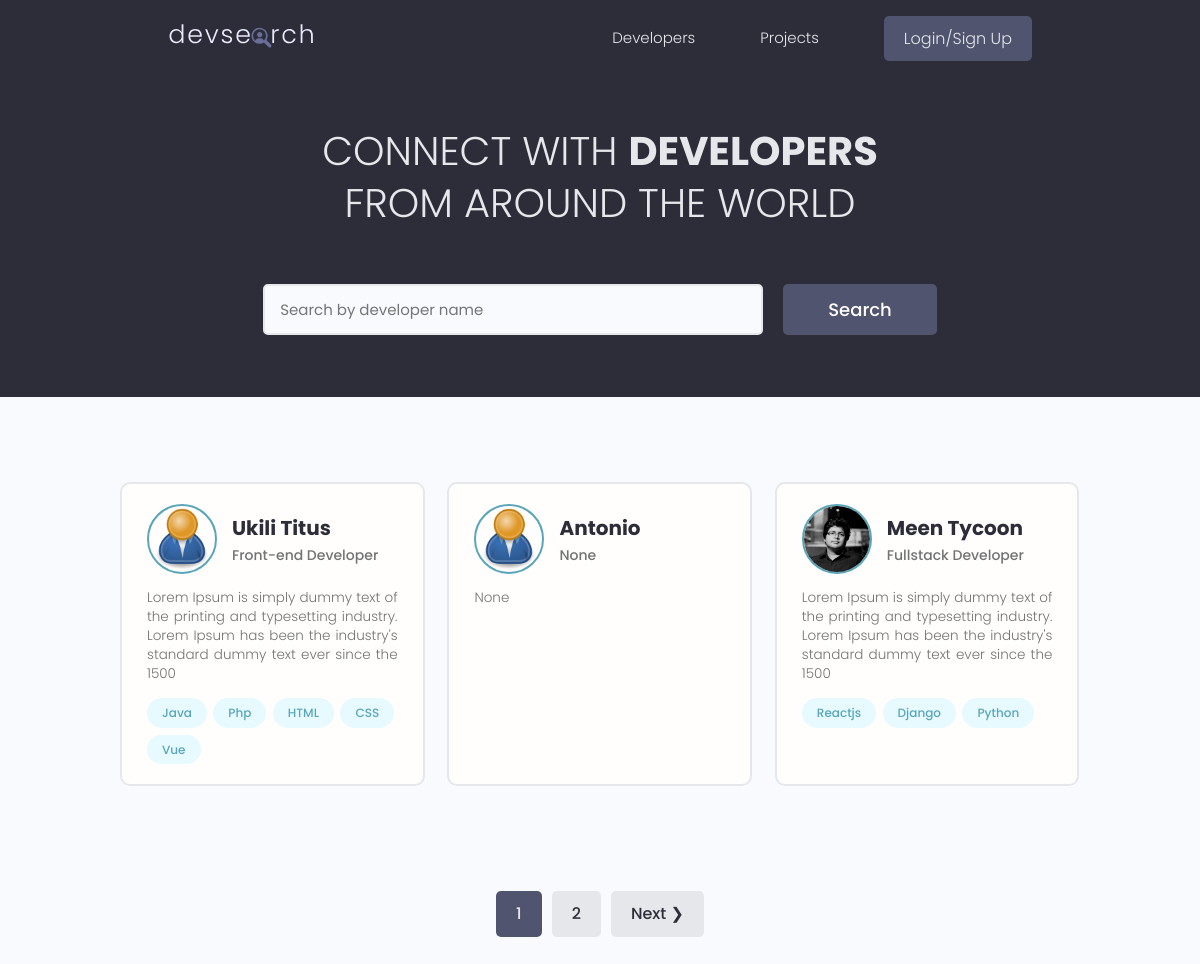
The page / on the database its author committed.
### users/models.py (models this page shows, shortened)
class Profile(models.Model):
    user = models.OneToOneField(User, on_delete=models.CASCADE, null=True, blank=True)
    name = models.CharField(max_length=200, null=True, blank=True)
    email = models.EmailField(max_length=500, null=True, blank=True)
    username = models.CharField(max_length=200, null=True, blank=True)
    location = models.CharField(max_length=200, null=True, blank=True)
    short_intro = models.CharField(max_length=200, null=True, blank=True)
    bio = models.TextField(null=True, blank=True)
    profile_image = models.ImageField(
        null=True,
        blank=True,
        upload_to="profiles/",
        default="profiles/user-default.png",
    )
    social_github = models.CharField(max_length=200, null=True, blank=True)
    social_twitter = models.CharField(max_length=200, null=True, blank=True)
    social_linkedin = models.CharField(max_length=200, null=True, blank=True)
    social_youtube = models.CharField(max_length=200, null=True, blank=True)
    social_website = models.CharField(max_length=200, null=True, blank=True)
    created = models.DateTimeField(auto_now_add=True)
    id = models.UUIDField(
        default=uuid.uuid4, unique=True, primary_key=True, editable=False
    )
    class Meta:
        ordering = ["username"]

class Skill(models.Model):
    owner = models.ForeignKey(Profile, on_delete=models.CASCADE, null=True, blank=True)
    name = models.CharField(max_length=200, null=True, blank=True)
    description = models.TextField(null=True, blank=True)
    created = models.DateTimeField(auto_now_add=True)
    id = models.UUIDField(
        default=uuid.uuid4, unique=True, primary_key=True, editable=False
    )
    def __str__(self):
        return f"{self.name}"

### users/views.py (the view)
# urls.py: path("", views.profiles, name="profiles"),
def profiles(request):
    profiles, search_query = search_profiles(request)
    custom_range, profiles = paginate_profiles(request, profiles, 3)
    context = {
        "profiles": profiles,
        "search_query": search_query,
        "custom_range": custom_range,
    }
    return render(request, "users/profiles.html", context)

### users/utils.py (called while the page is built)
def search_profiles(request):
    search_query = ""
    if request.GET.get("search_query"):
        search_query = request.GET.get("search_query")
    skills = Skill.objects.filter(name__icontains=search_query)
    profiles = Profile.objects.distinct().filter(
        Q(name__icontains=search_query)
        | Q(short_intro__icontains=search_query)
        | Q(skill__in=skills)
    )
    return profiles, search_query

def paginate_profiles(request, profiles, results):
    page = request.GET.get("page")
    paginator = Paginator(profiles, results)
    try:
        profiles = paginator.page(page)
    except PageNotAnInteger:
        page = 1
        profiles = paginator.page(page)
    except EmptyPage:
        page = paginator.num_pages
        profiles = paginator.page(page)
    left_index = int(page) - 4
    if left_index < 1:
        left_index = 1
    right_index = int(page) + 5
    if right_index > paginator.num_pages:
        right_index = paginator.num_pages + 1
    custom_range = range(left_index, right_index)
    return custom_range, profiles

### users/templates/users/profiles.html (shortened to what this page needs)
{% extends "base.html" %} {% block content %}
<main class="home">
  <section class="hero-section text-center">
    <div class="container container--narrow">
      <div class="hero-section__box">
        <h2>CONNECT WITH <span>DEVELOPERS</span></h2>
        <h2>FROM AROUND THE WORLD</h2>
      </div>
      <div class="hero-section__search">
        <form
          id="searchForm"
          class="form"
          action="{% url 'profiles' %}"
          method="get"
        >
          <div class="form__field">
            <input
              class="input input--text"
              id="formInput#search"
              type="text"
              name="search_query"
              value="{{search_query}}"
              placeholder="Search by developer name"
            />
          </div>
          <input class="btn btn--sub btn--lg" type="submit" value="Search" />
        </form>
      </div>
    </div>
  </section>
  <section class="devlist">
    <div class="container">
      <div class="grid grid--three">
        {% for profile in profiles %}
        <div class="column card">
          <div class="dev">
            <a href="{% url 'user-profile' profile.id %}" class="card__body">
              <div class="dev__profile">
                <img
                  class="avatar avatar--md"
                  src="{{profile.profile_image.url}}"
                  alt="image"
                />
                <div class="dev__meta">
                  <h3>{{profile.name}}</h3>
                  <h5>{{profile.short_intro|slice:"60"}}</h5>
                </div>
              </div>
              <p class="dev__info">{{profile.bio|slice:"150"}}</p>
              <div class="dev__skills">
                {% for skill in profile.skill_set.all|slice:"5" %}
                <span class="tag tag--pill tag--main">
                  <small>{{skill}}</small>
                </span>
                {% endfor %}
              </div>
            </a>
          </div>
        </div>
        {% endfor %}
      </div>
    </div>
  </section>
  {% include "pagination.html" with queryset=profiles custom_range=custom_range %}
</main>
{% endblock %}

### static/styles/app.css (style rules this page uses)
:root { --color-sub: #2d2d39; }
.btn--sub { background-color: var(--color-sub-light); }
.card { border: 2px solid var(--color-light); }
img { width: 100%; }
.hero-section { height: 40vh; display: flex; align-items: center; background-color: var(--color-sub); }
.hero-section__box { margin-bottom: 4rem; }
.hero-section__box > h2, .hero-section__box > h2 > span { font-size: 4rem; color: var(--color-light); line-height: 1.3; text-transform: uppercase; }
.hero-section__box > h2 { font-weight: 300; }
.hero-section__box > h2 > span { font-weight: 700; }
.hero-section__search > .form { display: flex; align-items: center; justify-content: center; gap: 2rem; }
.hero-section__search > .form input.input--text { width: 50rem; }
.devlist { margin-top: 8rem; }
.devlist .grid { align-items: stretch; }
.devlist .dev .dev__profile { display: flex; align-items: center; gap: 1.5rem; }
.devlist .dev .dev__meta h3 { color: var(--color-sub); font-size: 2rem; font-weight: 700; }
.devlist .dev .dev__meta h5 { color: var(--color-text); font-size: 1.4rem; font-weight: 500; }
.devlist .dev .dev__info { margin: 1.5rem 0; font-size: 1.35rem; line-height: 1.4; text-align: justify; }

### static/uikit/styles/modules/_variables.css (style rules this page uses)
:root { --color-main: #5aa5b9; --color-main-light: #e6faff; --color-sub: #3f4156; --color-sub-light: #51546e; --color-sub-lighter: #ededfd; --color-text: #737373; --color-gray: #8b8b8b; --color-light: #e5e7eb; --color-light-gray: #767676; --color-bg: #f8fafd; --color-white: #fffefd; --color-white-light: #f3f3f3; --color-success: #359e64; --color-success-bg: #def8e8; --color-error: #fc4b0b; --color-error-bg: #fff2ee; --font-base: 'Poppins', arial, helvetica, 'Segoe UI', roboto, ubuntu, sans-serif; --font-monospace: 'Fira Code', 'Courier New', courier, monospace; --font-regular: 300; --font-medium: 500; --font-bold: 700; --generic-shadow: 1px 1px 5px #00000010; --generic-transition: all 0.3s ease-in-out; }

### static/uikit/styles/modules/_base.css (style rules this page uses)
* { margin: 0; padding: 0; box-sizing: border-box; text-rendering: optimizeLegibility; color: inherit; font-size: inherit; }
html { font-size: 50%; }
@media only screen and (min-width: 480px) { html { font-size: 56.25%; } }
@media only screen and (min-width: 1200px) { html { font-size: 62.5%; } }
body { line-height: 1.6; font-weight: 400; font-size: 1.5rem; color: var(--color-text); background-color: var(--color-bg); min-height: 100vh; }

### static/uikit/styles/modules/_typography.css (style rules this page uses)
* { font-family: var(--font-base); }
h2 { font-size: 3.6rem; font-weight: var(--font-bold); }
h3 { font-size: 3.2rem; font-weight: var(--font-medium); }
h5 { font-size: 2.4rem; font-weight: var(--font-medium); }
h5, h6 { font-weight: var(--font-regular); }
p, span, strong { font-size: 1.6rem; color: var(--color-text); font-weight: var(--font-regular); }
a { padding-bottom: 2px; text-decoration: none; display: inline-block; color: var(--color-main); font-weight: var(--font-medium); }

### static/uikit/styles/modules/_utilities.css (style rules this page uses)
.container { width: 92%; max-width: 165rem; margin: 0 auto; box-sizing: border-box; }
.container--narrow { width: 92%; max-width: 120rem; }
@media screen and (min-width: 1000px) { .container { width: 90%; } }
@media screen and (min-width: 1000px) { .container--narrow { width: 85%; } }
@media screen and (min-width: 1200px) { .container { width: 80%; } }
@media screen and (min-width: 1200px) { .container--narrow { width: 72%; } }
.text-center { text-align: center; }

### static/uikit/styles/modules/_avatar.css (style rules this page uses)
.avatar { border-radius: 50%; border: 2px solid var(--color-main); object-fit: cover; }
.avatar--md { height: 7rem; width: 7rem; }

### static/uikit/styles/modules/_button.css (style rules this page uses)
.btn { display: inline-block; position: relative; cursor: pointer; background-color: var(--color-light); font-weight: var(--font-medium); color: var(--color-sub); text-decoration: none; padding: 1rem 2rem; border-radius: 0.5rem; border: none; width: -webkit-fit-content; width: -moz-fit-content; width: fit-content; height: -webkit-fit-content; height: -moz-fit-content; height: fit-content; font-size: 1.6rem; outline-width: 0; outline-color: transparent; -webkit-backface-visibility: hidden; backface-visibility: hidden; transition: all 0.3s ease-in-out; }
.btn--sub { background-color: var(--color-sub); color: var(--color-white); }
.btn--lg { font-size: 1.8rem; padding: 1.2rem 4.5rem; }

### static/uikit/styles/modules/_card.css (style rules this page uses)
.card { border-radius: 1rem; background-color: var(--color-white); border: 1.5px solid var(--color-light); width: auto; height: auto; margin-top: 0.5rem; margin-bottom: 0.5rem; overflow: hidden; }
.card__body, .card__header { padding: 2rem 2.5rem; }

### rows shown on the page
Profile: profile_image (placeholder picture), name "Ukili Titus", short_intro "Front-end Developer", bio "Lorem Ipsum is simply dummy text of the printing and typesetting industry. Lorem Ipsum has been the industry's standard dummy text ever since the 1500"
Skill: name "Java"
Skill: name "Php"
Skill: name "HTML"
Skill: name "CSS"
Skill: name "Vue"
Profile: profile_image (placeholder picture), name "Antonio", short_intro "None", bio "None"
Profile: profile_image (picture), name "Meen Tycoon", short_intro "Fullstack Developer", bio "Lorem Ipsum is simply dummy text of the printing and typesetting industry. Lorem Ipsum has been the industry's standard dummy text ever since the 1500"
Skill: name "Reactjs"
Skill: name "Django"
Skill: name "Python"

### other values the page prints
{{ page }} "1"
{{ page }} "2"
